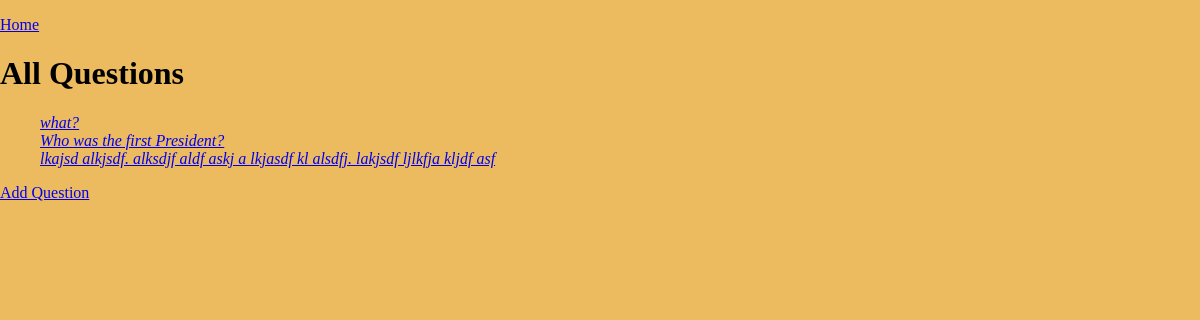
The page /flashcards/questions/ on the database its author committed.
### flashcards/models.py (models this page shows, shortened)
class Question(models.Model):
    question_content = models.TextField(
        max_length=255,
        help_text='Record question here'
        )
    def get_absolute_url(self):
        return reverse('question-detail', args=[str(self.id)])

### flashcards/views.py (the view)
# urls.py: path('questions/', views.QuestionListView.as_view(), name='questions'),
class QuestionListView(generic.ListView):
    model = Question

### templates/flashcards/question_list.html
{% extends "base.html" %}
{% block content %}
<p><a href="{% url 'index' %}">Home</a></p>
    <h1>All Questions</h1>
    {% if question_list %}
    <ul>
        {% for question in question_list %}
            <li>
                <em><a href="{{ question.get_absolute_url }}">{{ question.question_content }}</a></em>
            </li>
        {% endfor %}
    </ul>
    {% else %}
        <p>There are no questions created yet.</p>
    {% endif %}
    <p><a href="{% url 'question-create' %}">Add Question</a></p>
{% endblock %}

### static/css/styles.css (style rules this page uses)
body { background-color: rgb(236, 187, 95); padding: 0; margin: 0; }
li { list-style: none; }

### rows shown on the page
Question: question_content "what?"
Question: question_content "Who was the first President?"
Question: question_content "lkajsd alkjsdf. alksdjf aldf askj a lkjasdf kl alsdfj. lakjsdf ljlkfja kljdf asf"
